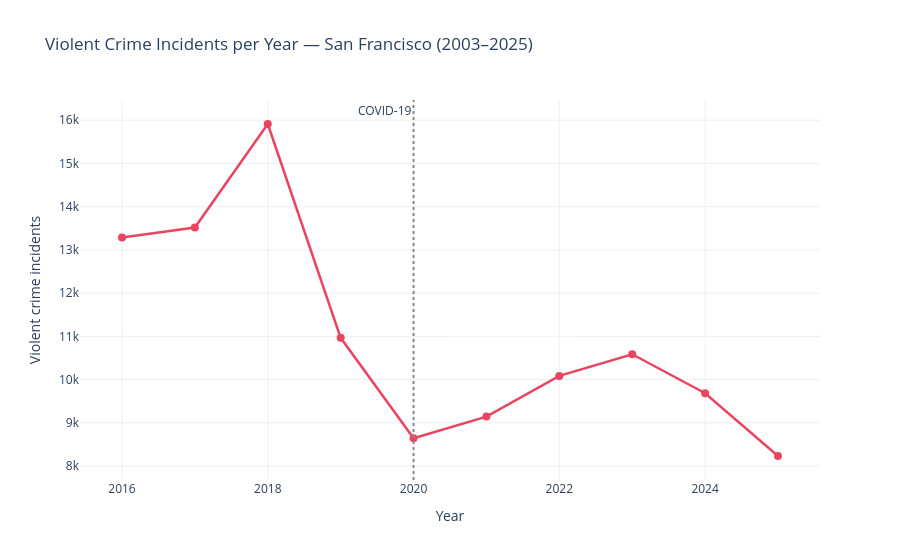
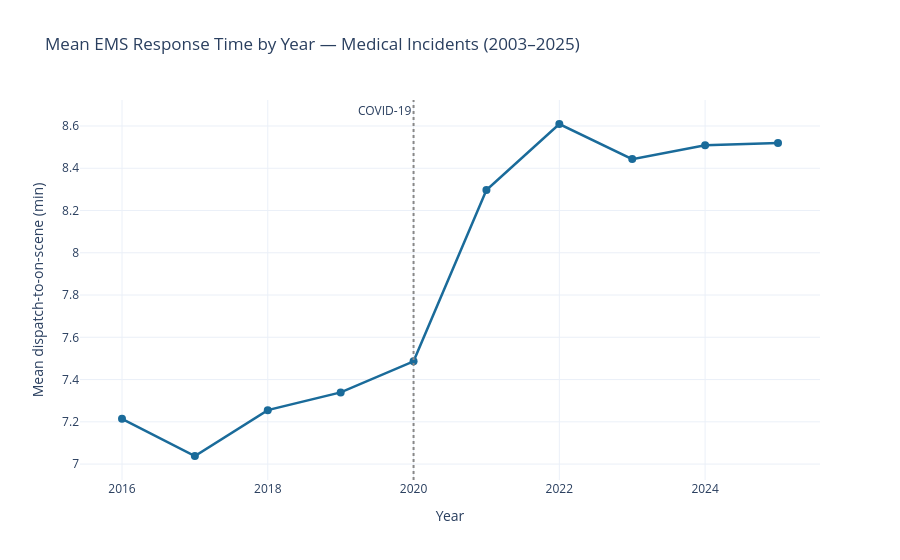

These figures' notebook cell, in order:
### Markdown cell above
---

## 3. Data Analysis

### 3.1 How we compare the datasets

Before comparing crime and EMS response times, it is important to clarify that the two datasets are **not directly linked by a common event ID**. This means that we do not match individual crime incidents to individual EMS responses.

Instead, we compare both datasets after grouping them by time and by common spatial units, such as neighborhoods or grid cells. This approach allows us to study whether areas and periods with higher violent crime levels also tend to show different EMS response times.

We first explore each dataset separately:

- For **violent crime**, we look at how incidents change over time, when they are most common during the week, and where they are concentrated in the city

- For **Fire/EMS data**, we focus on Medical Incident unit responses and analyse how dispatch-to-on-scene response time varies by year, hour, day of week, and neighborhood

The analysis follows four main steps:

1. **Temporal patterns:** how violent crime and EMS response time change by year, hour of day, and day of week

2. **Spatial patterns:** where violent crime and Medical Incident responses are concentrated in San Francisco

3. **Neighborhood-level response times:** which neighborhoods have faster or slower dispatch-to-on-scene response times

4. **Crime vs response time:** whether neighborhoods with higher violent crime levels also show different EMS response times

### 3.2 Exploring patterns separately

Key plots from this section are later used in the web story

### Code cell
# ============================================================
# Yearly trends
# We first check how violent crime volume and EMS response time change over time
# ============================================================

# Count violent crime incidents per year
crime_yearly = (
    df_crime_project.groupby('year').size().reset_index(name='count')
)

fig_crime_yr = px.line(
    crime_yearly,
    x='year', y='count',
    markers=True,
    title='Violent Crime Incidents per Year — San Francisco (2016-2025)',
    labels={'year': 'Year', 'count': 'Violent crime incidents'},
    color_discrete_sequence=[COLOR_CRIME],
    template=TEMPLATE,
)

# Mark 2020 because COVID-19 changed city activity and emergency patterns
fig_crime_yr.add_vline(
    x=2020, line_dash='dot', line_color='#888',
    annotation_text='COVID-19', annotation_position='top left'
)
fig_crime_yr.update_traces(line_width=2.5, marker_size=8)
fig_crime_yr.show()
fig_crime_yr.write_html('images/crime_yearly_trend.html')

# Calculate yearly EMS response time statistics
response_yearly = (
    df_ems_project.groupby('year')
    .agg(
        mean_response=('dispatch_to_on_scene_min', 'mean'),
        median_response=('dispatch_to_on_scene_min', 'median'),
        call_count=('Call Number', 'count')
    )
    .reset_index()
)

fig_resp_yr = px.line(
    response_yearly,
    x='year', y='mean_response',
    markers=True,
    title='Mean EMS Response Time by Year — Medical Incidents (2016-2025)',
    labels={'year': 'Year', 'mean_response': 'Mean dispatch-to-on-scene (min)'},
    color_discrete_sequence=[COLOR_EMS],
    template=TEMPLATE,
)

# Mark the same COVID-19 reference point for comparison with the crime trend
fig_resp_yr.add_vline(
    x=2020, line_dash='dot', line_color='#888',
    annotation_text='COVID-19', annotation_position='top left'
)
fig_resp_yr.update_traces(line_width=2.5, marker_size=8)
fig_resp_yr.show()
fig_resp_yr.write_html('images/response_yearly_trend.html')

# Show the yearly response time table used for the plot
display(response_yearly)

### Figure 1 — Plotly figure (JSON) as saved in the notebook; plotly's stock layout.template omitted (floating-point values rounded to 4 significant figures)
{"data": [{"hovertemplate": "Year=%{x}<br>Violent crime incidents=%{y}<extra></extra>", "legendgroup": "", "line": {"color": "#e94560", "dash": "solid", "width": 2.5}, "marker": {"size": 8, "symbol": "circle"}, "mode": "lines+markers", "name": "", "orientation": "v", "showlegend": false, "type": "scatter", "x": [2016, 2017, 2018, 2019, 2020, 2021, 2022, 2023, 2024, 2025], "xaxis": "x", "y": [13289, 13517, 15914, 10966, 8643, 9144, 10085, 10587, 9685, 8232], "yaxis": "y"}], "layout": {"annotations": [{"showarrow": false, "text": "COVID-19", "x": 2020, "xanchor": "right", "xref": "x", "y": 1, "yanchor": "top", "yref": "y domain"}], "legend": {"tracegroupgap": 0}, "shapes": [{"line": {"color": "#888", "dash": "dot"}, "type": "line", "x0": 2020, "x1": 2020, "xref": "x", "y0": 0, "y1": 1, "yref": "y domain"}], "title": {"text": "Violent Crime Incidents per Year — San Francisco (2003–2025)"}, "xaxis": {"anchor": "y", "domain": [0, 1], "title": {"text": "Year"}}, "yaxis": {"anchor": "x", "domain": [0, 1], "title": {"text": "Violent crime incidents"}}}}

### Figure 2 — Plotly figure (JSON) as saved in the notebook; plotly's stock layout.template omitted (floating-point values rounded to 4 significant figures)
{"data": [{"hovertemplate": "Year=%{x}<br>Mean dispatch-to-on-scene (min)=%{y}<extra></extra>", "legendgroup": "", "line": {"color": "#1a6b9a", "dash": "solid", "width": 2.5}, "marker": {"size": 8, "symbol": "circle"}, "mode": "lines+markers", "name": "", "orientation": "v", "showlegend": false, "type": "scatter", "x": [2016, 2017, 2018, 2019, 2020, 2021, 2022, 2023, 2024, 2025], "xaxis": "x", "y": [7.214, 7.038, 7.255, 7.339, 7.486, 8.297, 8.609, 8.443, 8.508, 8.519], "yaxis": "y"}], "layout": {"annotations": [{"showarrow": false, "text": "COVID-19", "x": 2020, "xanchor": "right", "xref": "x", "y": 1, "yanchor": "top", "yref": "y domain"}], "legend": {"tracegroupgap": 0}, "shapes": [{"line": {"color": "#888", "dash": "dot"}, "type": "line", "x0": 2020, "x1": 2020, "xref": "x", "y0": 0, "y1": 1, "yref": "y domain"}], "title": {"text": "Mean EMS Response Time by Year — Medical Incidents (2003–2025)"}, "xaxis": {"anchor": "y", "domain": [0, 1], "title": {"text": "Year"}}, "yaxis": {"anchor": "x", "domain": [0, 1], "title": {"text": "Mean dispatch-to-on-scene (min)"}}}}
